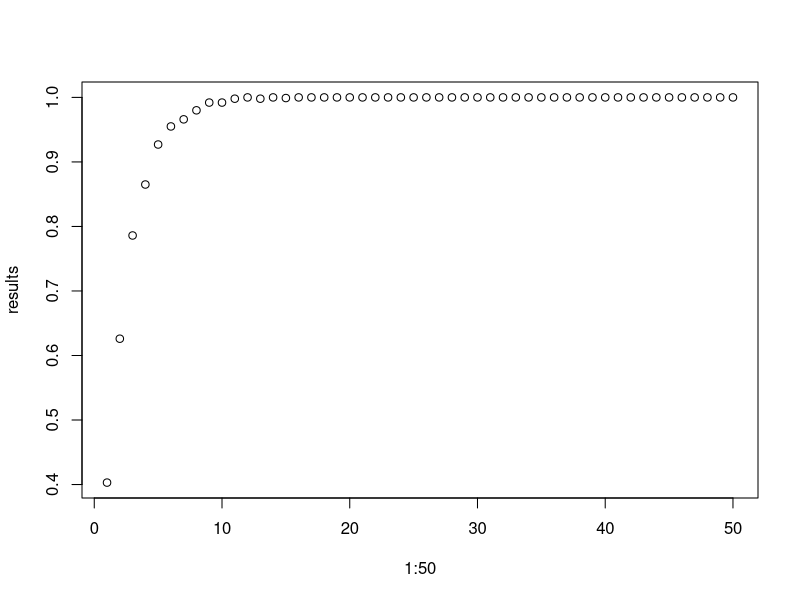
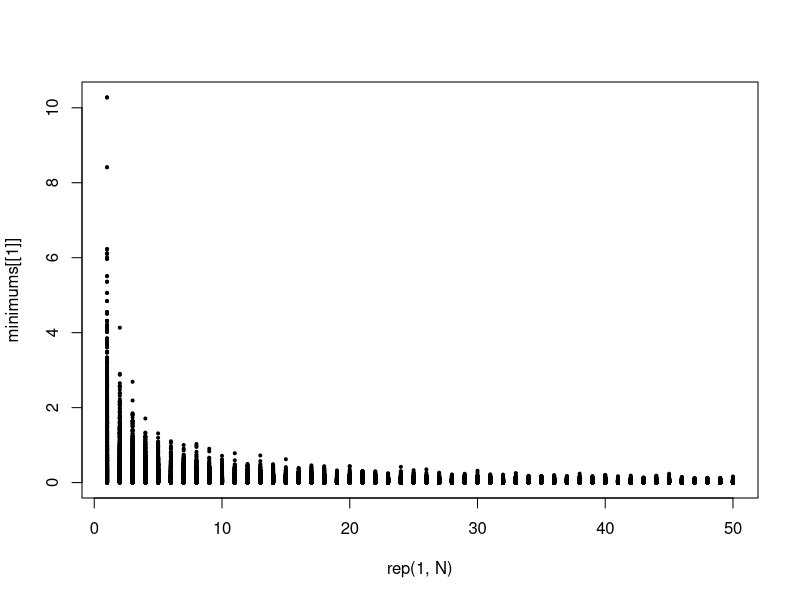

Generate these figures, in order, with R:
## ---- chunk 1
N <- 1000
minimums <- c()
mins <- rep(0, N)
for (i in 1:N){
  mins[i] <- min(rexp(n=1))
}
minimums[[1]] <- mins
## ---- chunk 2
firstProb <- sum(mins < 0.5) / N
## ---- chunk 3
results <- c()
results[[1]] <- firstProb

for (j in 2:50){
    for (i in 1:N) {
        mins[i]<-min(rexp(n=j))
    }
    results[[j]] <- sum(mins < 0.5) / N
    minimums[[j]] <- mins
}
## ---- chunk 4
plot(x = 1:50, y = results)
## ---- chunk 5
plot(x = rep(1, N), y = minimums[[1]], xlim=range(1:50), pch = 19, cex=.4)
for (i in 1:50){
    points(x <- rep(i, N), y <- minimums[[i]], pch = 19, cex=.4)
}
